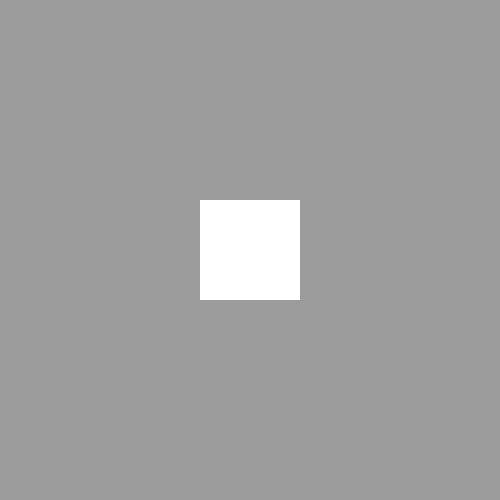
Frame 1 (no input)
Frame 60 (no input): identical to frame 1, image omitted
Frame 120 (the mouse pressed at the canvas centre since frame 60): identical to frame 1, image omitted

The p5.js sketch that drew this single still picture (run headless with seeded random() and noise() and a simulated clock; from frame 60 on, the mouse is pressed at the canvas centre):

// p5.js sketch
// ── sketch.js
function setup() {
  createCanvas(500, 500);
}

function draw() {
  background(155);
  noStroke();
  if (mouseX > 250) {
    fill(0);
    ellipse(250, 250, 100, 100);
  }
  else{
    rect(200,200,100,100);
  }
}
